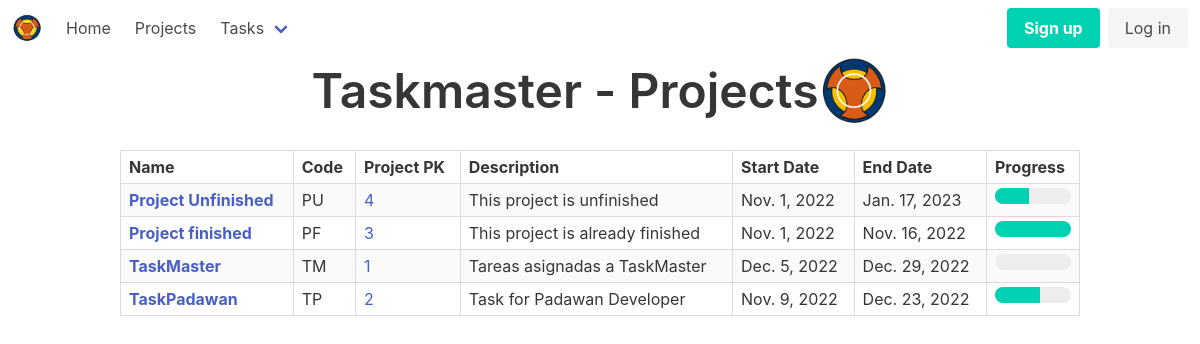
The page /tasks/projects/ on the database its author committed.
### tasks/models.py (models this page shows, shortened)
class Project(models.Model):
    name = models.CharField(max_length=250)
    code = models.SlugField(max_length=4, unique=True)
    description = models.TextField(blank=True)
    start_date = models.DateField(default=today)
    end_date = models.DateField(blank=True, null=True)
    @property
    def progress(self):
        days_since_start = (timezone.now().date() - self.start_date).days
        days_total = (self.end_date - self.start_date).days
        if today() <= self.start_date:
            return 0.0
        elif today() >= self.end_date:
            return 100.0
        else:
            return round((days_since_start / days_total) * 100, 1)

### tasks/views.py (the view)
# urls.py: path('tasks/projects/', views.projects, name='projects'),
def projects(request):
    projects = models.Project.objects.all().order_by('name')
    return render(request, 'tasks/projects.html',
                  {'projects': projects})

### tasks/models.py (called while the page is built)
def today():
    return timezone.now().date()

### tasks/templates/tasks/projects.html (shortened to what this page needs)
{% extends 'tasks/base.html' %}
{% block header %}Taskmaster - Projects{% endblock %}
{% block content %}
{% include 'tasks/includes/projects_table.html' %}
{% endblock %}

### tasks/templates/tasks/includes/projects_table.html (shortened to what this page needs)
<!DOCTYPE html>
<html lang="en">
<head>
</head>
<body>
<table class="table is-bordered is-striped is-narrow is-hoverable is-fullwidth">
    <tr>
        <th>Name</th>
        <th>Code</th>
        <th>Project PK</th>
        <th>Description</th>
        <th>Start Date</th>
        <th>End Date</th>
        <th>Progress</th>
    </tr>
    {% for project in projects %}
        <tr class="{% cycle 'bg-white' 'bg-grey' %}">
            <td><a href="{% url 'project_code' project.code %}"><strong>{{ project.name }}</strong></a></td>
            <td>{{ project.code }}</td>
            <td><a href="{% url 'project' project.pk %}">{{ project.pk }}</a></td>
            <td>{{ project.description }}</td>
            <td>{{ project.start_date }}</td>
            <td>{{ project.end_date }}</td>
            <td>
                <progress class="progress is-primary" value="{{ project.progress }}" max="100">{{ project.progress }}%
                </progress>
            </td>
        </tr>
    {% endfor %}
</table>
</body>
</html>

### rows shown on the page
Project: name "Project Unfinished", code "PU", pk "4", description "This project is unfinished", start_date "Nov. 1, 2022", end_date "Jan. 17, 2023"
Project: name "Project finished", code "PF", pk "3", description "This project is already finished", start_date "Nov. 1, 2022", end_date "Nov. 16, 2022"
Project: name "TaskMaster", code "TM", pk "1", description "Tareas asignadas a TaskMaster", start_date "Dec. 5, 2022", end_date "Dec. 29, 2022"
Project: name "TaskPadawan", code "TP", pk "2", description "Task for Padawan Developer", start_date "Nov. 9, 2022", end_date "Dec. 23, 2022"
